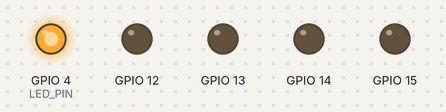
The sketch below on a simulated ESP32. Parts: output pins drawn as LEDs (lit = HIGH). WiFi joins after 1.5 s; servers stay silent unless stated; uploads are accepted with an empty reply; the camera gives no picture; what the sketch prints to the serial monitor is not drawn.

Above: at 0.9 s.
At 1.9 s:
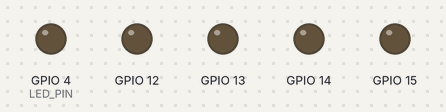
Timing chart, 0 to 3.4 s (numbered marks = the images above):
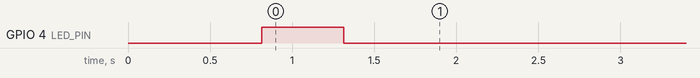

The sketch:

CodeOptimization.ino
```cpp
// Подключаем необходимые библиотеки
#include "DriverManager.hpp"
#include "Camera.hpp"
#include "WifiManager.hpp"
#include <esp_task_wdt.h> // Для работы с потоками

// Объявление переменных управление WiFi, камерой и двигателем
WifiManager wifi;
Camera camera;
DriverManager driver;

TickType_t frameInterval = pdMS_TO_TICKS(Camera::captureInterval);
int frameCount = 0;

// Мьютекс для доступа к WiFi (разделяемый ресурс)
SemaphoreHandle_t wifiMutex = NULL;

// Задача управления моторами (ядро 0, приоритет 3)
void taskDriver(void *pvParameters) {
  while (true) {
    // Если Wi-Fi подключен
    if (wifi.wifiCheck()) {
      // Захватываем мьютекс с таймаутом 1 секунда
      if (xSemaphoreTake(wifiMutex, pdMS_TO_TICKS(1000)) == pdTRUE) {
        // Считываем запрос сервера
        wifi.request();
        // Проверяем, пришла ли новая команда с сервера на управление двигателем
        if (wifi.isNeedUpdate()) {
          // Получаем команду
          WifiManager::RobotCommands commands = wifi.getCommand();
          // Управляем моторами
          driver.move(commands.leftMotor, commands.rightMotor);
        }

        xSemaphoreGive(wifiMutex);
      }
    }
    vTaskDelay(pdMS_TO_TICKS(200));          // опрос каждые 200 мс
  }
}

// Задача камеры и отправки кадров (ядро 1, приоритет 1)
void taskCamera(void *pvParameters) {
  while (true) {
    // Получение изображения с камеры
    camera_fb_t* fb = camera.getCupture();
    // Если изображения нет, то выходим из функции
    if (!fb) {
      Serial.println("Ошибка захвата кадра");
      return;
    }

    // Увеличение счетчика кадров
    frameCount++;
    wifi.frameCount = frameCount;

    // Отправка изображения
    if (wifi.wifiCheck()) {
      if (wifi.isNeedUpdate()) {
          // Получаем команду
          WifiManager::RobotCommands commands = wifi.getCommand();
          frameInterval = pdMS_TO_TICKS(commands.cameraInterval);
      }
      // Захватываем мьютекс перед отправкой
      if (xSemaphoreTake(wifiMutex, pdMS_TO_TICKS(2000)) == pdTRUE) {
        wifi.send(WifiManager::SendFormat::CAMERA_DATA, fb);
        xSemaphoreGive(wifiMutex);
      }
    }
    // ОБЯЗАТЕЛЬНО освобождаем буфер
    esp_camera_fb_return(fb);
    // Задержка между кадрами (10 fps)
    vTaskDelay(frameInterval);
  }
}

void setup() {
  // Инициализация последовательного порта для отладки
  Serial.begin(115200);
  Serial.println("Инициализация");
  // Настройка светодиода
  pinMode(LED_PIN, OUTPUT);
  digitalWrite(LED_PIN, LOW);

  Serial.println("\n=== ESP32-CAM Потоковая передача ===");
  Serial.println("Разрешение: 640x480 VGA");
  Serial.printf("FPS: примерно %d\n", 1000 / Camera::captureInterval);

  // Конфигурация камеры
  camera.cameraConfig();

  Serial.println("=== Инициализация Wi-Fi ===");
  // Подключение к Wi-Fi
  wifi.connect();

  Serial.println("=== Инициализация двигателей ===");
  // Инициализация двигателей (пинов, отвечающих за их управление)
  driver.init();

  // Создаём мьютекс для защиты WiFi
  wifiMutex = xSemaphoreCreateMutex();
  if (wifiMutex == NULL) {
    Serial.println("Не удалось создать мьютекс");
    return;
  }

  // Задача управления моторами (ядро 0, приоритет 2 – чуть выше камеры)
  xTaskCreatePinnedToCore(
    taskDriver,
    "MotorDriver",
    4096,          // стек (байт)
    NULL,
    2,             // приоритет
    NULL,
    0              // ядро 0
  );

  // Задача отправки кадров (ядро 1, приоритет 1)
  xTaskCreatePinnedToCore(
    taskCamera,
    "CameraSend",
    8192,          // увеличенный стек для работы с буфером кадра
    NULL,
    1,             // приоритет
    NULL,
    1              // ядро 1
  );
  esp_task_wdt_config_t wdt_config = {
      .timeout_ms = 10000,
      .trigger_panic = false,   // не вызывать панику, просто перезагрузить
  };
  esp_task_wdt_init(&wdt_config);
  esp_task_wdt_add(NULL);
}

void loop() {
  esp_task_wdt_reset(); // сообщаем, что всё работает

  // Пусто – всё обрабатывается в задачах
  vTaskDelay(pdMS_TO_TICKS(1000));
}
```

Camera.hpp
```cpp
#ifndef CAMSETTINGS_HPP_
#define CAMSETTINGS_HPP_

// перед `#include "esp_camera.h"
#define CAMERA_MODEL_AI_THINKER

#include "soc/soc.h"           // Для отключения детектора понижения питания
#include "soc/rtc_cntl_reg.h"  // Для отключения детектора понижения питания
#include "esp_camera.h"

class Camera {
private:
  // Конфигурация пинов для AI Thinker ESP32-CAM
  #define PWDN_GPIO_NUM     32
  #define RESET_GPIO_NUM    -1
  #define XCLK_GPIO_NUM      0
  #define SIOD_GPIO_NUM     26
  #define SIOC_GPIO_NUM     27
  #define Y9_GPIO_NUM       35
  #define Y8_GPIO_NUM       34
  #define Y7_GPIO_NUM       39
  #define Y6_GPIO_NUM       36
  #define Y5_GPIO_NUM       21
  #define Y4_GPIO_NUM       19
  #define Y3_GPIO_NUM       18
  #define Y2_GPIO_NUM        5
  #define VSYNC_GPIO_NUM    25
  #define HREF_GPIO_NUM     23
  #define PCLK_GPIO_NUM     22

public:
  static const int captureInterval = 100; // Интервал между кадрами в мс (10 FPS)

public:
  // Конструктор класса Camera
  Camera()
  {
  }

  void cameraConfig()
  {
    // Настройка пинов и параметров камеры
    camera_config_t config;
    config.ledc_channel = LEDC_CHANNEL_0;
    config.ledc_timer = LEDC_TIMER_0;
    config.pin_d0 = Y2_GPIO_NUM; config.pin_d1 = Y3_GPIO_NUM;
    config.pin_d2 = Y4_GPIO_NUM; config.pin_d3 = Y5_GPIO_NUM;
    config.pin_d4 = Y6_GPIO_NUM; config.pin_d5 = Y7_GPIO_NUM;
    config.pin_d6 = Y8_GPIO_NUM; config.pin_d7 = Y9_GPIO_NUM;
    config.pin_xclk = XCLK_GPIO_NUM; config.pin_pclk = PCLK_GPIO_NUM;
    config.pin_vsync = VSYNC_GPIO_NUM; config.pin_href = HREF_GPIO_NUM;
    config.pin_sscb_sda = SIOD_GPIO_NUM; config.pin_sscb_scl = SIOC_GPIO_NUM;
    config.pin_pwdn = PWDN_GPIO_NUM; config.pin_reset = RESET_GPIO_NUM;
    config.xclk_freq_hz = 10000000;
    config.pixel_format = PIXFORMAT_JPEG;
    config.fb_count = 2;

    // ПЕРЕХОДИМ НА ПОЛНОЕ РАЗРЕШЕНИЕ
    config.frame_size = FRAMESIZE_VGA; // 640x480
    config.jpeg_quality = 12;          // 10-12 — хороший баланс четкости
    config.fb_count = 2;               // 2 буфера для VGA обязательны

    // Отключаем детектор понижения питания (важно!)
    WRITE_PERI_REG(RTC_CNTL_BROWN_OUT_REG, 0);

    esp_err_t err = esp_camera_init(&config);
    if (err != ESP_OK) {
      Serial.printf("Camera init failed: 0x%x", err);
      return;
    }

    // Корректировки для OV3660
    sensor_t * s = esp_camera_sensor_get();
    if (s) {
      s->set_vflip(s, 1);   // Вертикальный переворот
      s->set_hmirror(s, 0); // Горизонтальное отзеркаливание (чтобы право было правом)
    }

    Serial.println("Camera initialized!");
  }

  // Получение изображения с камеры с помощью функции
  camera_fb_t* getCupture()
  {
    return esp_camera_fb_get();
  }
};

#endif /// CAMSETTINGS_HPP_
```

System.hpp
```cpp
#ifndef SYSTEM_HPP_
#define SYSTEM_HPP_

// Пины для светодиода (для индикации)
#define LED_PIN 4  // Встроенный светодиод на ESP32-CAM

// Функция управления светодиодом (количество раз в период, период)
void blinkLED(int count, int delayTime)
{
  for (int i = 0; i < count * 2; i++) {
    digitalWrite(LED_PIN, !digitalRead(LED_PIN));
    delay(delayTime);
  }
}

#endif /// SYSTEM_HPP_
```

WifiManager.hpp
```cpp
#ifndef WIFIMANAGER_HPP_
#define WIFIMANAGER_HPP_

#include <WiFi.h>
#include <WiFiClient.h>
#include <HTTPClient.h>
#include "esp_camera.h"

#include "System.hpp"

class WifiManager {
private:
    // Настройки Wi-Fi сети
    // const char* ssid = "ИМЯ_ВАШЕЙ_СЕТИ";      // Название Wi-Fi сети
    // const char* password = "ПАРОЛЬ_СЕТИ";      // Пароль от Wi-Fi

    // const char* ssid = "techDesignPr";      // Название Wi-Fi сети
    // const char* password = "Vozneslab";      // Пароль от Wi-Fi
    const char* ssid = "Prokuratura";      // Название Wi-Fi сети
    const char* password = "femida19052002";      // Пароль от Wi-Fi

    // Адрес сервера
    // const char* serverIP = "192.168.14.183"; // Адрес вашего сервера
    const char* serverIP = "192.168.31.20";

public:
    // Переменные для хранения команд с сервера
    struct RobotCommands {
        int leftMotor = 0;   // -1 назад, 0 стоп, 1 вперед
        int rightMotor = 0;  // -1 назад, 0 стоп, 1 вперед
        bool cameraEnabled = false;
        int cameraInterval = 100; // мс между кадрами
    };

public:
    // Замена вида команд с чисел на перечисление (буквенное значение)
    enum class SendFormat {
      ESP_DATA,
      CAMERA_DATA
    };

public:
    // Конструктор класса WifiManager
    WifiManager() :
        commands{},
        needUpdate{false}
    {}

    // Обработчик событий wifi
    void process(SendFormat aFormat, camera_fb_t* aFb)
    {
        // проверка подключения
        if (WiFi.status() == WL_CONNECTED) {
            Serial.println("Все еще подключены к Wi-Fi");
            // Доступна ли камера?
            if (commands.cameraEnabled) {
                // Если да, то отправляем изображение
                send(aFormat, aFb);
            }

            // Читаем данные с сервера
            request();
        } else {
            Serial.println("Потеряно соединение с Wi-Fi");
            // Пытаемся пождключиться к WIFI
            connectToWiFi();
        }
    }

    // Обрабатываем сообщения с сервера
    void request()
    {
        Serial.println("\nЗАПРАШИВАЮ ДАННЫЕ С СЕРВЕРА...");
        // Получаем ответ с сервера
        String response =  requestDataFromServer();
        // Если ответ есть, то мы его обрабатываем
        if (response.length() > 0) {
            parseServerCommands(response);
            // и выставляем влаг об обновлении данных
            needUpdate = true;
        }
    }

    // Получить обработанную команду с сервера
    RobotCommands getCommand()
    {
        needUpdate = false;
        return commands;
    }

    // Проверка на наличие новых данных
    bool isNeedUpdate()
    {
        return needUpdate;
    }

    // Отправка данных на сервер (формат сообщения, изображение с камеры - по умолчанию нет)
    void send(SendFormat aFormat, camera_fb_t* aFb = nullptr)
    {
        Serial.println("ОТПРАВКА ДАННЫХ НА СЕРВЕР");
        switch (aFormat)
        {
        // Если отправляем данные об ESP, то один формат отправки
        case SendFormat::ESP_DATA:
            sendEspData();
            break;

        // Если отправляем данные с камеры, то другой
        case SendFormat::CAMERA_DATA:
            sendCapture(aFb);
            break;

        default:
            break;
        }
    }

    // Подключение к Wifi
    void connect()
    {
        connectToWiFi();
    }

    // Проверка подключения к WiFi
    bool wifiCheck()
    {
        if (WiFi.status() != WL_CONNECTED) {
            Serial.println("Ошибка: нет подключения к WiFi!");
            return false;
        }

        return true;
    }

public:
    // Переменная количества отправленных изображений
  int frameCount{0};


private:

    // Прием всех данных с сервера
    String requestDataFromServer()
    {
        // Проверка подключения к WiFi
        if (!wifiCheck()) {
            return String();
        }

        HTTPClient http;

        // Запрашиваем данные (GET запрос вместо POST)
        String url = "http://" + String(serverIP) + ":8080/getdata";
        http.begin(url);

        int httpCode = http.GET();  // GET запрос

        // Получаем ответ с сервера
        String response = http.getString();

        // Если ответ есть, то пишем об этом в консоль
        if(httpCode > 0) {
            Serial.print("Данные получены! Код: ");
            Serial.println(httpCode);
        // При отстутствии ответа тоже
        } else {
            Serial.print("Ошибка запроса: ");
            Serial.println(httpCode);
        }

        http.end();
        // Возвращаем запрос
        return response;
    }

    void sendCapture(camera_fb_t* aFb)
    {
        Serial.println("ОТПРАВКА ИЗОБРАЖЕНИЯ");
        if (!wifiCheck()) {
            return;
        }

        HTTPClient http;

        String url = "http://" + String(serverIP) + ":8080";
        http.begin(url);
        http.setTimeout(500); // Таймаут 500 миллисекунд

        // Подготовка multipart/form-data
        String boundary = "ESP32CAM-" + String(millis());
        String contentType = "multipart/form-data; boundary=" + boundary;
        http.addHeader("Content-Type", contentType);

        // Формирование тела запроса
        String bodyStart = "--" + boundary + "\r\n";
        bodyStart += "Content-Disposition: form-data; name=\"imageFile\"; filename=\"frame_" +
                    String(frameCount) + ".jpg\"\r\n";
        bodyStart += "Content-Type: image/jpeg\r\n\r\n";

        String bodyEnd = "\r\n--" + boundary + "--\r\n";

        // Сборка полного пакета
        size_t totalSize = bodyStart.length() + aFb->len + bodyEnd.length();
        uint8_t* payload = (uint8_t*)malloc(totalSize);

        // Проверка - смогли ли мы выделить память в ESP32 для запроса
        if (!payload) {
            Serial.println("Ошибка выделения памяти для отправки");
            http.end();
            return;
        }

        // Собираем пакет данных воедино
        memcpy(payload, bodyStart.c_str(), bodyStart.length());
        memcpy(payload + bodyStart.length(), aFb->buf, aFb->len);
        memcpy(payload + bodyStart.length() + aFb->len, bodyEnd.c_str(), bodyEnd.length());

        // Отправка
        Serial.printf("Отправка кадра #%d (%d байт)... ", frameCount, aFb->len);

        // Еще раз проверяем подключение перед отправкой
        if (!wifiCheck()) {
            return;
        }

        int httpCode = http.POST(payload, totalSize);

        // Освобождаем память ESP32
        free(payload);

        if (httpCode == 200) {
            String response = http.getString();
            Serial.printf("HTTP %d - %s\n", httpCode, response.c_str());
        } else {
            Serial.printf("HTTP %d\n", httpCode);
        }

        http.end();
        return;
    }

    // в прошлом sendDataToServer - отправка даных об ESP
    void sendEspData()
    {
        // Проверяем подключение к WiFi
        if (!wifiCheck()) {
            return;
        }

        // Создаем объект HTTPClient
        HTTPClient http;

        // Формируем URL сервера
        String url = "http://" + String(serverIP) + ":8080";

        // Начинаем соединение
        http.begin(url);

        // Устанавливаем заголовки
        http.addHeader("Content-Type", "text/plain");
        http.addHeader("Connection", "close");

        // Собираем данные для отправки
        String postData = "";
        postData += "========= ДАННЫЕ ESP32-CAM =========\n";
        postData += "Устройство: ESP32-CAM\n";
        postData += "MAC адрес: " + WiFi.macAddress() + "\n";
        postData += "IP адрес: " + WiFi.localIP().toString() + "\n";
        postData += "Время работы: " + String(millis() / 1000) + " сек\n";
        postData += "===================================\n";

        // Выводим данные в Serial для отладки
        Serial.println("Отправляемые данные:");
        Serial.println(postData);

        // Отправляем POST запрос
        Serial.print("Отправка... ");
        int httpCode = http.POST(postData);

        // Проверяем результат
        if (httpCode > 0) {
            Serial.print("Успешно! Код: ");
            Serial.println(httpCode);

            // Получаем ответ сервера
            String response = http.getString();
            Serial.print("Ответ сервера: ");
            Serial.println(response);

        } else {
            Serial.print("Ошибка! Код: ");
            Serial.println(httpCode);
            Serial.print("Сообщение: ");
            Serial.println(http.errorToString(httpCode));
        }

        // Закрываем соединение
        http.end();
    }

    // Функция подключения к Wi-Fi
    void connectToWiFi()
        {
        Serial.println();
        Serial.print("Подключаемся к Wi-Fi сети: ");
        Serial.println(ssid);

        // Включаем Wi-Fi
        WiFi.begin(ssid, password);

        // Ждем подключения (максимум 20 секунд)
        int attempts = 0;
        while (WiFi.status() != WL_CONNECTED && attempts < 40) {
            delay(500);
            Serial.print(".");
            digitalWrite(LED_PIN, !digitalRead(LED_PIN)); // Мигаем светодиодом
            attempts++;
        }

        // Проверяем результат
        if (WiFi.status() == WL_CONNECTED) {
            Serial.println("");
            Serial.println("Wi-Fi подключен!");
            Serial.print("IP адрес: ");
            Serial.println(WiFi.localIP());
            digitalWrite(LED_PIN, LOW); // Включаем светодиод
        } else {
            Serial.println("");
            Serial.println("Не удалось подключиться к Wi-Fi!");
            digitalWrite(LED_PIN, LOW); // Выключаем светодиод
        }
    }

    // Парсинг команд с сервера
    void parseServerCommands(String response) {
        // Ожидаем формат: "LEFT:1,RIGHT:1,CAM:1,INTERVAL:500"
        int leftIdx = response.indexOf("LEFT:");
        int rightIdx = response.indexOf("RIGHT:");
        int camIdx = response.indexOf("CAM:");
        int intervalIdx = response.indexOf("INTERVAL:");

        // Обрабатываем данные, полученные от сервера и заполняем структуру "commands"
        if (leftIdx >= 0) {
            commands.leftMotor = response.substring(leftIdx + 5, response.indexOf(',', leftIdx)).toInt();
        }
        if (rightIdx >= 0) {
            int endIdx = response.indexOf(',', rightIdx);
            if (endIdx < 0) endIdx = response.length();
            commands.rightMotor = response.substring(rightIdx + 6, endIdx).toInt();
        }
        if (camIdx >= 0) {
            commands.cameraEnabled = (response.substring(camIdx + 4, response.indexOf(',', camIdx)).toInt() == 1);
        }
        if (intervalIdx >= 0) {
            commands.cameraInterval = response.substring(intervalIdx + 9).toInt();
        }

        Serial.printf("Команды: L=%d, R=%d, CAM=%d, INT=%d\n",
                        commands.leftMotor, commands.rightMotor,
                        commands.cameraEnabled, commands.cameraInterval);
    }

private:
    RobotCommands commands; // Хранение состояния команд
    bool needUpdate; // Хранение состояния обновления крманд управления системой
};

#endif /// WIFIMANAGER_HPP_
```

Source omitted: DriverManager.hpp (1379 bytes)
